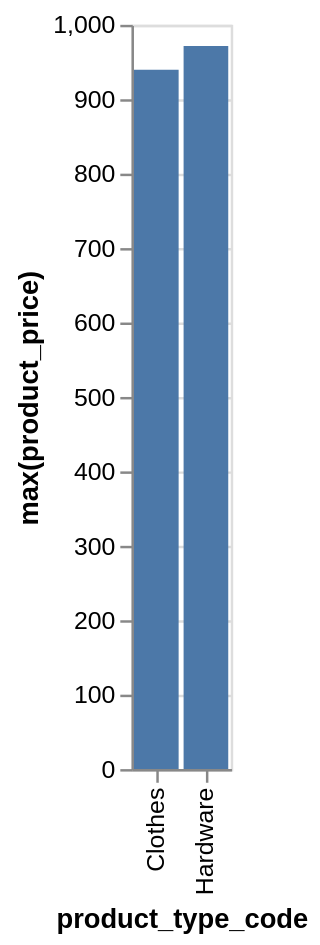

Specify this chart in Vega-Lite:
### Vega-Lite specification from a JSON file in a GitHub repository (floating-point values rounded to 4 significant figures)
{"data": {"values": [{"x_data": "Clothes", "y_data": 939.6}, {"x_data": "Hardware", "y_data": 971.4}]}, "mark": "bar", "encoding": {"x": {"field": "x_data", "type": "nominal", "title": "product_type_code", "sort": "ascending"}, "y": {"field": "y_data", "type": "quantitative", "title": "max(product_price)"}}}
